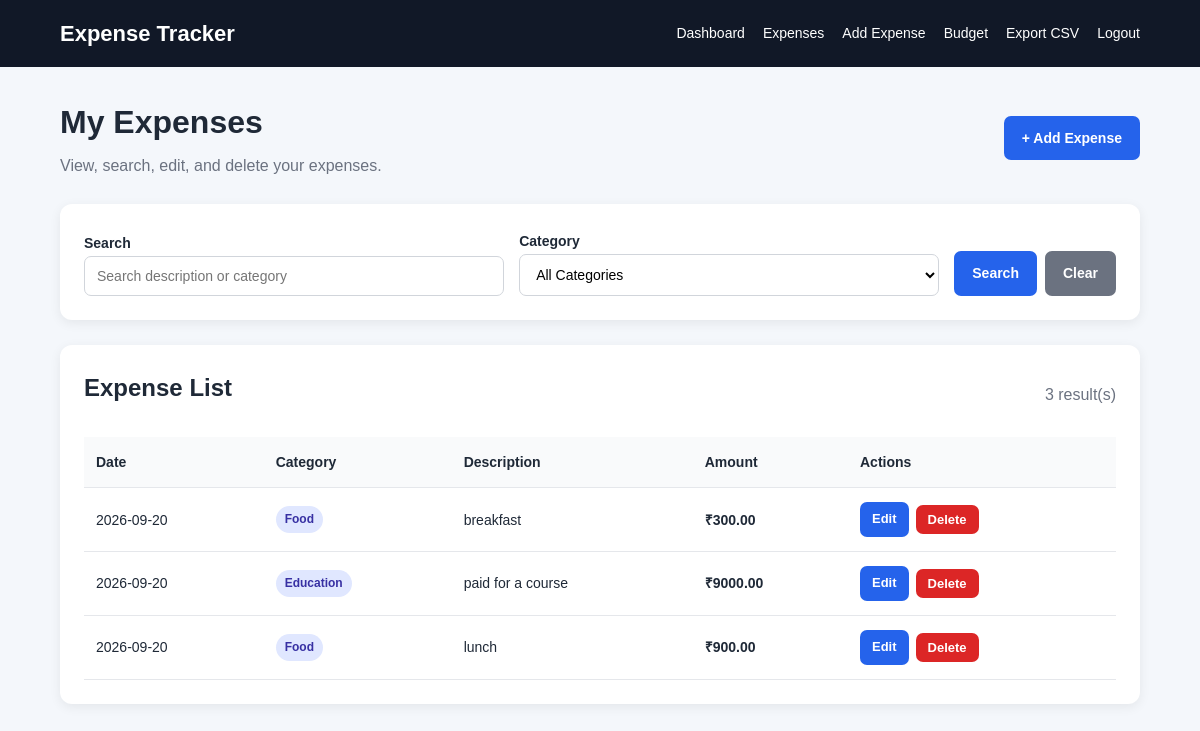
/expenses (signed in), run on the app's committed database.
### tables this page shows
CREATE TABLE expenses (
            id INTEGER PRIMARY KEY AUTOINCREMENT,
            user_id INTEGER NOT NULL,
            amount REAL NOT NULL,
            category TEXT NOT NULL,
            description TEXT NOT NULL,
            expense_date TEXT NOT NULL,
            created_at TEXT NOT NULL,
            FOREIGN KEY (user_id) REFERENCES users(id)
        );

### app.py (the view, shortened to what this page needs)
@app.route("/expenses")
def expenses():
    if not login_required():
        return redirect(
            url_for("login")
        )
    user_id = session["user_id"]
    search = request.args.get(
        "search",
        ""
    ).strip()
    category = request.args.get(
        "category",
        ""
    ).strip()
    connection = get_db_connection()
    query = """
        SELECT *
        FROM expenses
        WHERE user_id = ?
    """
    parameters = [user_id]
    if category:
        query += """
            AND category = ?
        """
        parameters.append(category)
    query += """
        ORDER BY expense_date DESC, id DESC
    """
    expenses_list = connection.execute(
        query,
        parameters
    ).fetchall()
    connection.close()
    return render_template(
        "expenses.html",
        expenses=expenses_list,
        search=search,
        category=category
    )

### app.py (called while the page is built)
def login_required():
    return "user_id" in session

### database.py (called while the page is built)
def get_db_connection():
    connection = sqlite3.connect(
        DATABASE
    )
    connection.row_factory = sqlite3.Row
    return connection

### templates/expenses.html (shortened to what this page needs)
{% extends "base.html" %}
{% block content %}
<div class="page-header">
    <div>
        <h1>My Expenses</h1>
        <p class="muted">
            View, search, edit, and delete your expenses.
        </p>
    </div>
    <a
        href="{{ url_for('add_expense') }}"
        class="button"
    >
        + Add Expense
    </a>
</div>
<div class="card">
    <form
        method="GET"
        action="{{ url_for('expenses') }}"
        class="filter-form"
    >
        <div>
            <label>Search</label>
            <input
                type="text"
                name="search"
                value="{{ search }}"
                placeholder="Search description or category"
            >
        </div>
        <div>
            <label>Category</label>
            <select name="category">
                <option value="">
                    All Categories
                </option>
            </select>
        </div>
        <div class="filter-buttons">
            <button type="submit">
                Search
            </button>
            <a
                href="{{ url_for('expenses') }}"
                class="button secondary"
            >
                Clear
            </a>
        </div>
    </form>
</div>
<div class="card">
    <div class="section-header">
        <h2>Expense List</h2>
        <span class="muted">
            {{ expenses|length }} result(s)
        </span>
    </div>
    {% if expenses %}
        <div class="table-wrapper">
            <table>
                <thead>
                    <tr>
                        <th>Date</th>
                        <th>Category</th>
                        <th>Description</th>
                        <th>Amount</th>
                        <th>Actions</th>
                    </tr>
                </thead>
                <tbody>
                    {% for expense in expenses %}
                        <tr>
                            <td>
                                {{ expense["expense_date"] }}
                            </td>
                            <td>
                                <span class="category-badge">
                                    {{ expense["category"] }}
                                </span>
                            </td>
                            <td>
                                {{ expense["description"] }}
                            </td>
                            <td>
                                <strong>
                                    ₹{{ "%.2f"|format(expense["amount"]) }}
                                </strong>
                            </td>
                            <td>
                                <div class="action-buttons">
                                    <a
                                        href="{{ url_for(
                                            'edit_expense',
                                            expense_id=expense['id']
                                        ) }}"
                                        class="button small"
                                    >
                                        Edit
                                    </a>
                                    <form
                                        method="POST"
                                        action="{{ url_for(
                                            'delete_expense',
                                            expense_id=expense['id']
                                        ) }}"
                                        onsubmit="return confirm(
                                            'Are you sure you want to delete this expense?'
                                        );"
                                    >
                                        <button
                                            type="submit"
                                            class="button danger small"
                                        >
                                            Delete
                                        </button>
                                    </form>
                                </div>
                            </td>
                        </tr>
                    {% endfor %}
                </tbody>
            </table>
        </div>
    {% endif %}
</div>
{% endblock %}

### static/css/style.css (style rules this page uses)
* { box-sizing: border-box; margin: 0; padding: 0; }
body { font-family: Arial, Helvetica, sans-serif; background: #f4f7fb; color: #1f2937; line-height: 1.6; }
a { text-decoration: none; color: #2563eb; }
.page-header { display: flex; justify-content: space-between; align-items: center; gap: 20px; margin-bottom: 25px; flex-wrap: wrap; }
.page-header h1 { font-size: 32px; margin-bottom: 5px; }
h2 { margin-bottom: 15px; }
.muted { color: #6b7280; }
button, .button { display: inline-block; border: none; background: #2563eb; color: white; padding: 11px 18px; border-radius: 7px; cursor: pointer; font-size: 14px; font-weight: 600; text-decoration: none; }
.button.secondary { background: #6b7280; }
.button.danger { background: #dc2626; }
.button.small { padding: 7px 12px; font-size: 13px; }
.card, .auth-card, .stat-card { background: white; border-radius: 12px; padding: 24px; margin-bottom: 25px; box-shadow: 0 3px 12px rgba(0, 0, 0, 0.07); }
form { display: flex; flex-direction: column; gap: 15px; }
label { font-weight: 600; font-size: 14px; }
input, select { width: 100%; padding: 11px 12px; border: 1px solid #d1d5db; border-radius: 7px; background: white; font-size: 14px; outline: none; }
.filter-form { display: grid; grid-template-columns: 1fr 1fr auto; align-items: end; gap: 15px; }
.filter-buttons { display: flex; gap: 8px; }
.table-wrapper { width: 100%; overflow-x: auto; }
table { width: 100%; border-collapse: collapse; }
th, td { padding: 14px 12px; text-align: left; border-bottom: 1px solid #e5e7eb; }
th { background: #f9fafb; font-size: 14px; }
td { font-size: 14px; }
.section-header { display: flex; justify-content: space-between; align-items: center; gap: 15px; margin-bottom: 15px; }
.category-badge { display: inline-block; background: #e0e7ff; color: #3730a3; padding: 4px 9px; border-radius: 20px; font-size: 12px; font-weight: 600; }
.action-buttons { display: flex; gap: 7px; align-items: center; }
.action-buttons form { display: inline; }

### data on the page
expenses: expense_date "2026-09-20", category "Food", description "breakfast", amount "300.00"
expenses: expense_date "2026-09-20", category "Education", description "paid for a course", amount "9000.00"
expenses: expense_date "2026-09-20", category "Food", description "lunch", amount "900.00"

### other printed values
{{ expenses|length }} "3"
